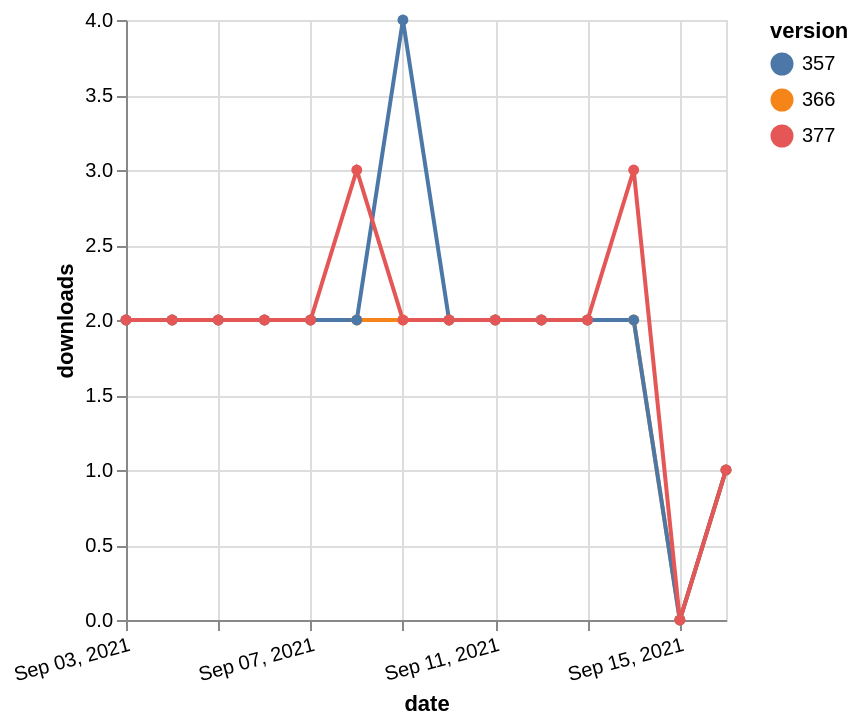

Write the Vega-Lite specification saved for this chart.
### Vega-Lite specification from a JSON file in a GitHub repository (floating-point values rounded to 4 significant figures)
{"$schema": "https://vega.github.io/schema/vega-lite/v5.json", "description": "A simple bar chart with embedded data.", "data": {"values": [{"date": "2021-09-03", "total": 2205, "delta": 2, "version": "366"}, {"date": "2021-09-04", "total": 2207, "delta": 2, "version": "366"}, {"date": "2021-09-05", "total": 2209, "delta": 2, "version": "366"}, {"date": "2021-09-06", "total": 2211, "delta": 2, "version": "366"}, {"date": "2021-09-07", "total": 2213, "delta": 2, "version": "366"}, {"date": "2021-09-08", "total": 2215, "delta": 2, "version": "366"}, {"date": "2021-09-09", "total": 2217, "delta": 2, "version": "366"}, {"date": "2021-09-10", "total": 2219, "delta": 2, "version": "366"}, {"date": "2021-09-11", "total": 2221, "delta": 2, "version": "366"}, {"date": "2021-09-12", "total": 2223, "delta": 2, "version": "366"}, {"date": "2021-09-13", "total": 2225, "delta": 2, "version": "366"}, {"date": "2021-09-14", "total": 2227, "delta": 2, "version": "366"}, {"date": "2021-09-15", "total": 2227, "delta": 0, "version": "366"}, {"date": "2021-09-16", "total": 2228, "delta": 1, "version": "366"}, {"date": "2021-09-03", "total": 2660, "delta": 2, "version": "357"}, {"date": "2021-09-04", "total": 2662, "delta": 2, "version": "357"}, {"date": "2021-09-05", "total": 2664, "delta": 2, "version": "357"}, {"date": "2021-09-06", "total": 2666, "delta": 2, "version": "357"}, {"date": "2021-09-07", "total": 2668, "delta": 2, "version": "357"}, {"date": "2021-09-08", "total": 2670, "delta": 2, "version": "357"}, {"date": "2021-09-09", "total": 2674, "delta": 4, "version": "357"}, {"date": "2021-09-10", "total": 2676, "delta": 2, "version": "357"}, {"date": "2021-09-11", "total": 2678, "delta": 2, "version": "357"}, {"date": "2021-09-12", "total": 2680, "delta": 2, "version": "357"}, {"date": "2021-09-13", "total": 2682, "delta": 2, "version": "357"}, {"date": "2021-09-14", "total": 2684, "delta": 2, "version": "357"}, {"date": "2021-09-15", "total": 2684, "delta": 0, "version": "357"}, {"date": "2021-09-16", "total": 2685, "delta": 1, "version": "357"}, {"date": "2021-09-03", "total": 2002, "delta": 2, "version": "377"}, {"date": "2021-09-04", "total": 2004, "delta": 2, "version": "377"}, {"date": "2021-09-05", "total": 2006, "delta": 2, "version": "377"}, {"date": "2021-09-06", "total": 2008, "delta": 2, "version": "377"}, {"date": "2021-09-07", "total": 2010, "delta": 2, "version": "377"}, {"date": "2021-09-08", "total": 2013, "delta": 3, "version": "377"}, {"date": "2021-09-09", "total": 2015, "delta": 2, "version": "377"}, {"date": "2021-09-10", "total": 2017, "delta": 2, "version": "377"}, {"date": "2021-09-11", "total": 2019, "delta": 2, "version": "377"}, {"date": "2021-09-12", "total": 2021, "delta": 2, "version": "377"}, {"date": "2021-09-13", "total": 2023, "delta": 2, "version": "377"}, {"date": "2021-09-14", "total": 2026, "delta": 3, "version": "377"}, {"date": "2021-09-15", "total": 2026, "delta": 0, "version": "377"}, {"date": "2021-09-16", "total": 2027, "delta": 1, "version": "377"}]}, "width": "container", "mark": {"type": "line", "point": {"filled": true}}, "encoding": {"x": {"field": "date", "type": "temporal", "timeUnit": "yearmonthdate", "title": "date", "axis": {"labelAngle": -15}}, "y": {"field": "delta", "type": "quantitative", "title": "downloads"}, "color": {"field": "version", "type": "nominal"}, "tooltip": {"field": "delta"}}}
